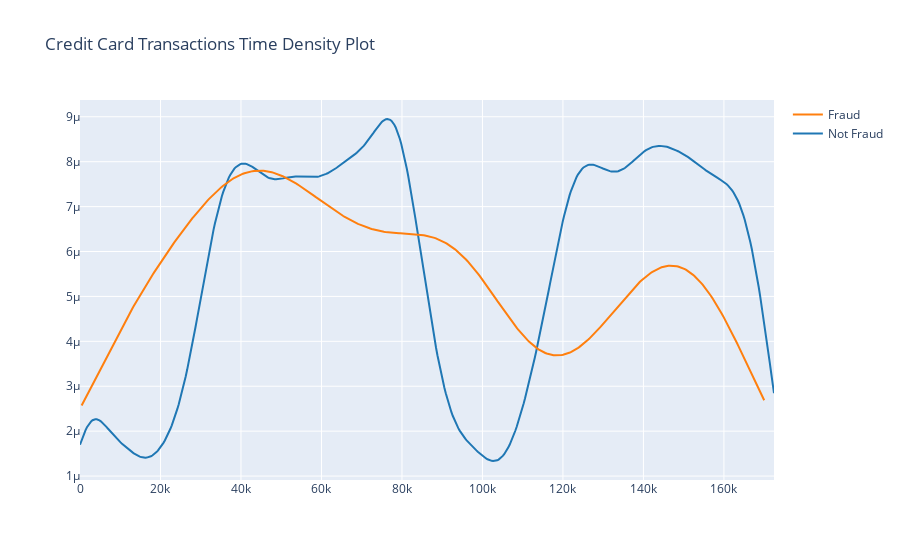

Notebook cell for this chart:
### Code cell
## transactions in time by label
class_0 = df.loc[df['Class']==0]['Time']
class_1 = df.loc[df['Class']==1]['Time']

hist_data = [class_0, class_1]
group_labels = ['Not Fraud', 'Fraud']

fig = ff.create_distplot(
    hist_data, 
    group_labels, 
    show_hist=False,
    show_rug=False
)
fig['layout'].update(title='Credit Card Transactions Time Density Plot')
iplot(fig, filename='dist_only')

### Figure 1 — Plotly figure (JSON) as saved in the notebook; plotly's stock layout.template omitted (floating-point values rounded to 4 significant figures; data arrays with more than 128 entries replaced by an {"elided": "..."} marker saying what was removed)
{"data": [{"legendgroup": "Not Fraud", "marker": {"color": "rgb(31, 119, 180)"}, "mode": "lines", "name": "Not Fraud", "showlegend": true, "type": "scatter", "x": {"elided": "500 float values"}, "xaxis": "x", "y": {"elided": "500 float values"}, "yaxis": "y"}, {"legendgroup": "Fraud", "marker": {"color": "rgb(255, 127, 14)"}, "mode": "lines", "name": "Fraud", "showlegend": true, "type": "scatter", "x": {"elided": "500 float values"}, "xaxis": "x", "y": {"elided": "500 float values"}, "yaxis": "y"}], "layout": {"barmode": "overlay", "hovermode": "closest", "legend": {"traceorder": "reversed"}, "title": {"text": "Credit Card Transactions Time Density Plot"}, "xaxis": {"anchor": "y2", "domain": [0, 1], "zeroline": false}, "yaxis": {"anchor": "free", "domain": [0, 1], "position": 0}}}
